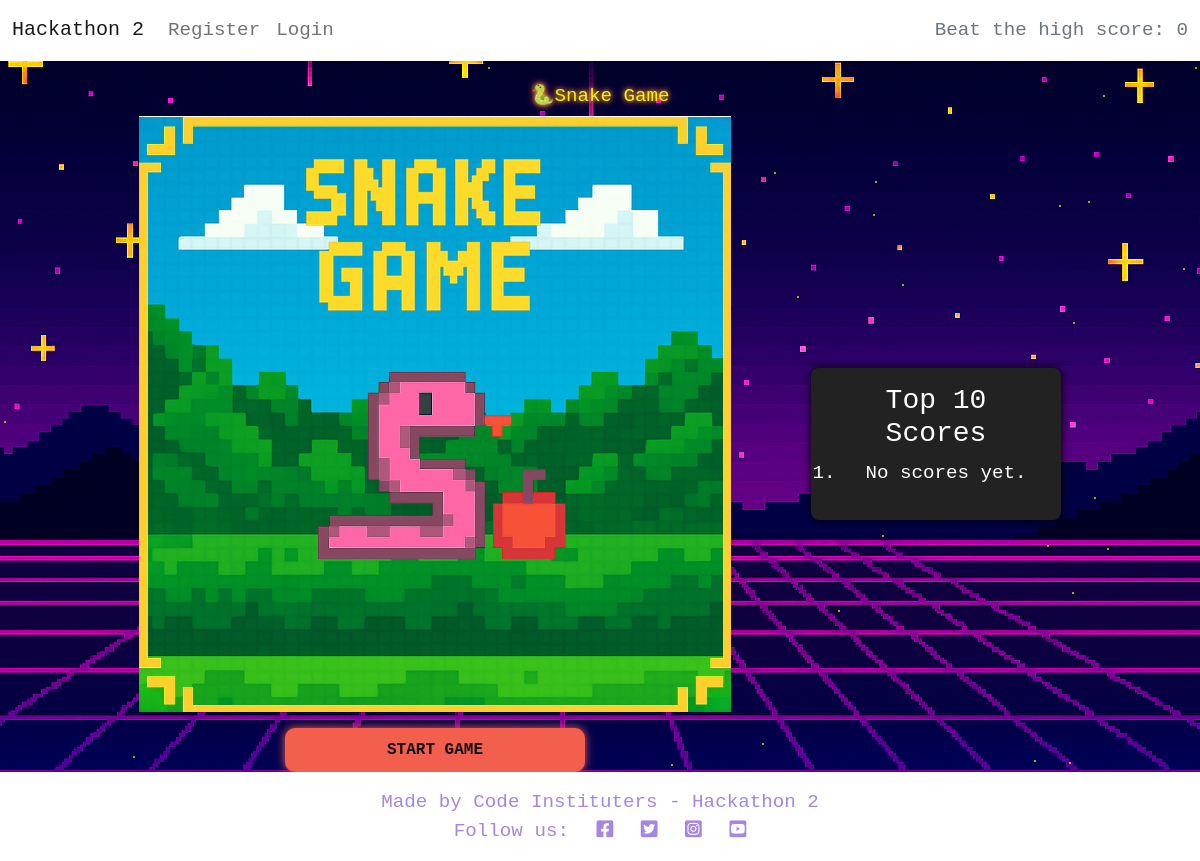
The app's page /, older data.
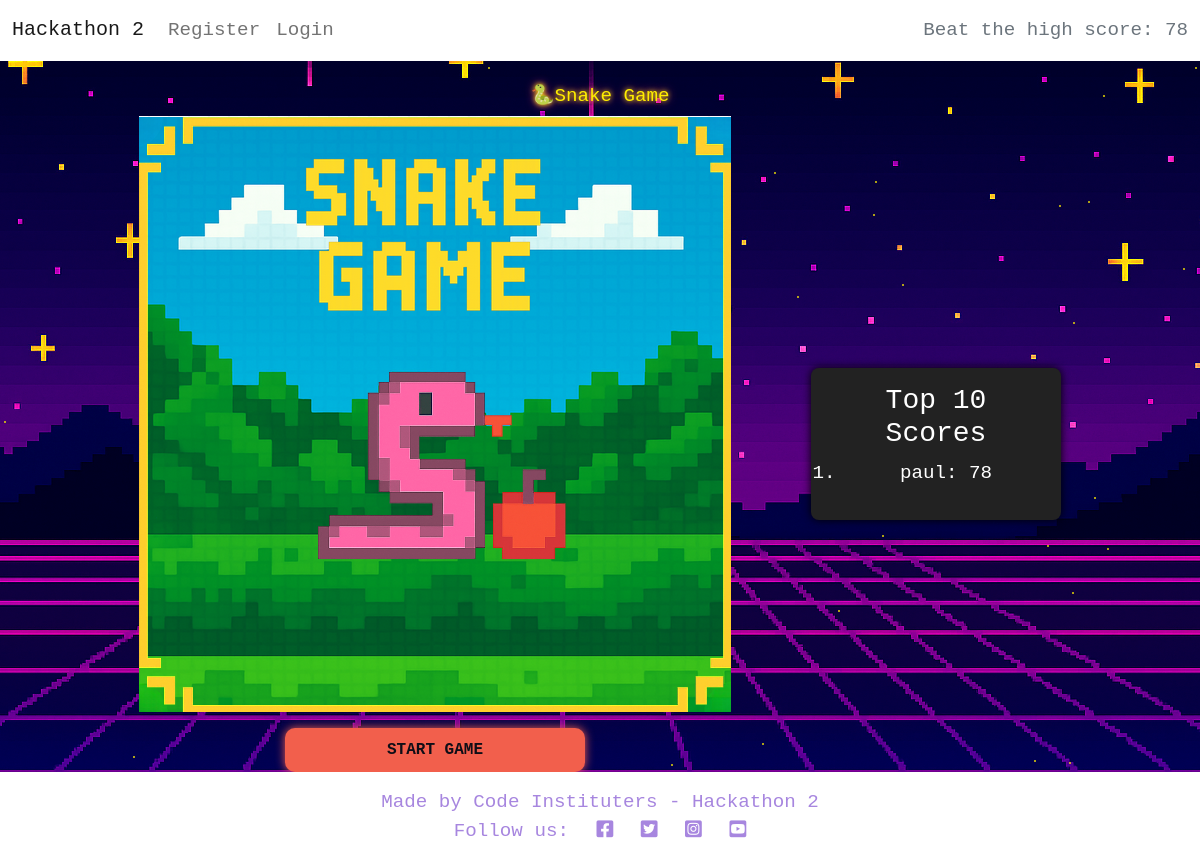
The same page, newer data.
### hackathon2/models.py (models this page shows, shortened)
class game_scores(models.Model):
    gamer = models.ForeignKey(
        User,
        on_delete=models.CASCADE,
        related_name="gamer"
    )
    score = models.IntegerField(default=0)
    created_on = models.DateTimeField(auto_now_add=True)
    class Meta:
        ordering = ["-score"]
        verbose_name = 'Game Score'
        verbose_name_plural = 'Game Scores'

### hackathon2/views.py (the view)
# urls.py: 2. Add a URL to urlpatterns:  path('', views.home, name='home')
def home(request):
    high_score_obj = game_scores.objects.order_by('-score').first()
    high_score = high_score_obj.score if high_score_obj else 0
    top_scores = game_scores.objects.order_by('-score')[:10]
    return render(request, 'hackathon2/snake.html', {
        'high_score': high_score,
        'top_scores': top_scores
    })

### hackathon2/templates/hackathon2/snake.html (shortened to what this page needs)
{% extends 'base.html' %}
{% load static %}
{% block content %}
<body>
<div class="container-fluid mt-4">
  <div class="starry-bg" id="stars"></div>
  <h1>🐍Snake Game</h1>
  <div style="display: flex; justify-content: center; align-items: center;">
    <div class="game-wrapper">
      <div id="snakeImage"><img src="{% static 'images/snake-image.png' %}" alt="Snake Game Icon"></div>
      <button id="startBtn">Start Game</button>
    </div>
    <aside style="width: 250px; background: #222; color: #fff; border-radius: 8px; padding: 16px; box-shadow: 0 0 8px #000; margin-left: 80px;">
      <h3 style="text-align:center;">Top 10 Scores</h3>
      <ol style="padding-left: 20px;">
        {% for score in top_scores %}
          <li>{{ score.gamer.username }}: {{ score.score }}</li>
        {% empty %}
          <li>No scores yet.</li>
        {% endfor %}
      </ol>
    </aside>
  </div>
</div>
</body>
{% endblock %}

Row changes from the older to the newer data that the page shows:
added game_scores: gamer.username "paul", score "78"
Text that changed along with them:
{{ high_score }}: "0" → "78"
text no longer shown: "No scores yet."
